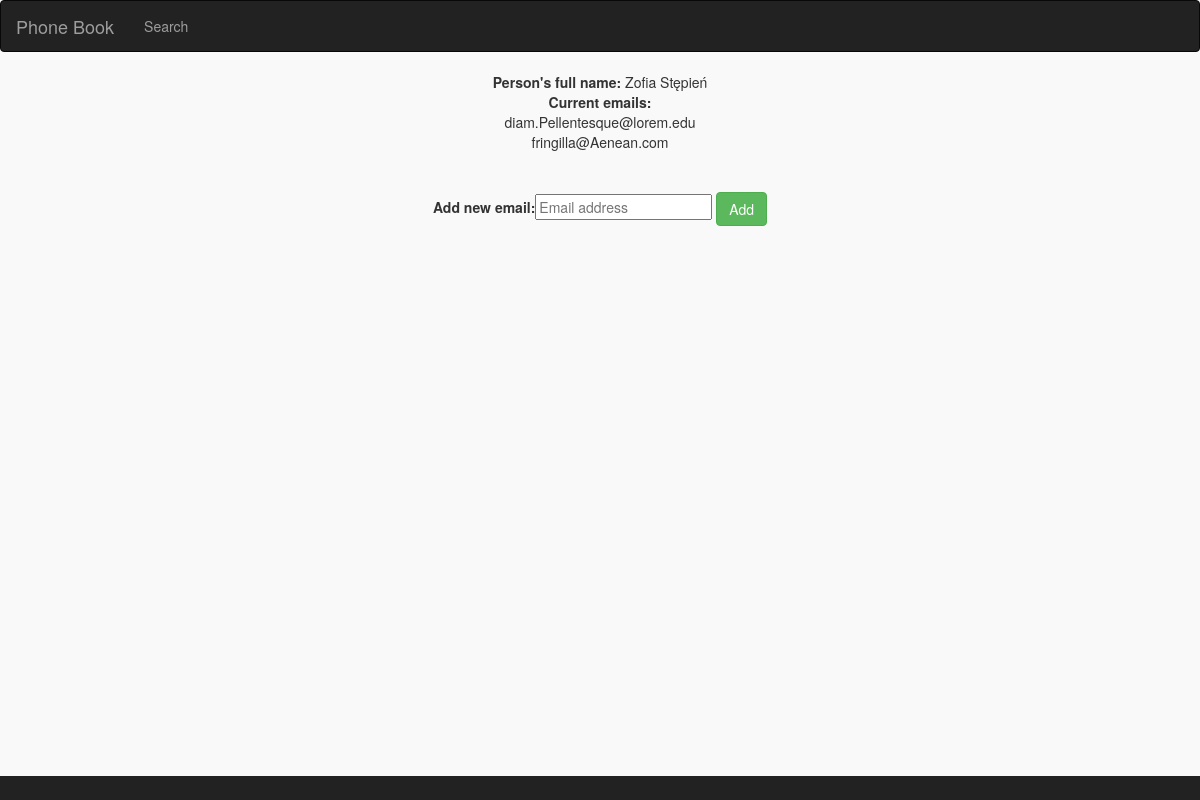
Page /addEm/4 on the committed database.
### pbook/models.py (models this page shows)
class Osoba(models.Model):
    imie = models.CharField(max_length=50)
    nazwisko = models.CharField(max_length=50)

class Email(models.Model):
    osoba = models.ForeignKey(Osoba, editable=False, on_delete=models.CASCADE)
    email = models.EmailField()

### pbook/views.py (the view)
# urls.py: path('addEm/<int:osid>', views.addEmail),
def addEmail(request, osid):
    form = AddEmailForm()
    person = Osoba.objects.get(id=osid)
    emailList = Email.objects.all()
    if request.method == 'POST':
        form = AddEmailForm(request.POST)
        if form.is_valid():
            email = form.cleaned_data['email']
            email = Email(osoba=person, email=email)
            email.save()
    return render(request, "addEmail.html", {'form': form, 'osoba' : person, 'emailList' : emailList, })

### pbook/forms.py
class AddEmailForm(forms.Form):
    email = forms.CharField(required=True, widget=forms.TextInput
                           (attrs={'placeholder': 'Email address'}))

### pbook/templates/addEmail.html (shortened to what this page needs)
{% extends 'basePage.html' %}
    {% load i18n %}
    {% block content %}
        <div style="text-align:center;">
            <form  method="post" >
                    <b>Person's full name: </b> {{ osoba.imie }} {{ osoba.nazwisko }}<br>
                    <b>Current emails:</b><br>
                     {% for em in emailList %}
                        {% if osoba == em.osoba %}
                            {{ em.email }}<br>
                        {% endif %}
                    {% endfor %} <br><br>
                    <b>Add new email:</b>{{ form.email }}
                    <button type="submit " class="btn btn-success">Add</button>
            </form><br>
        </div>
    {% endblock  %}

### pbook/templates/basePage.html (style rules this page uses)
body { background-color:#f9f9f9; }

### rows in the picture
Osoba: imie "Zofia", nazwisko "Stępień"
Email: email "diam.Pellentesque@lorem.edu"
Email: email "fringilla@Aenean.com"
